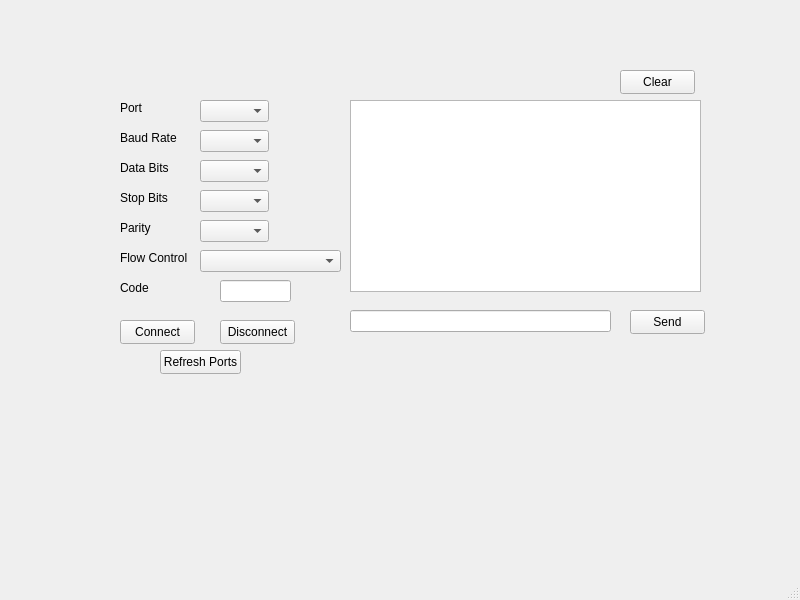
<?xml version="1.0" encoding="UTF-8"?>
<ui version="4.0">
 <class>Widget</class>
 <widget class="QMainWindow" name="Widget">
  <property name="geometry">
   <rect>
    <x>0</x>
    <y>0</y>
    <width>800</width>
    <height>600</height>
   </rect>
  </property>
  <property name="windowTitle">
   <string>Widget</string>
  </property>
  <widget class="QWidget" name="centralwidget">
   <widget class="QLabel" name="label">
    <property name="geometry">
     <rect>
      <x>120</x>
      <y>100</y>
      <width>49</width>
      <height>16</height>
     </rect>
    </property>
    <property name="text">
     <string>Port</string>
    </property>
   </widget>
   <widget class="QLabel" name="label_2">
    <property name="geometry">
     <rect>
      <x>120</x>
      <y>130</y>
      <width>61</width>
      <height>16</height>
     </rect>
    </property>
    <property name="text">
     <string>Baud Rate</string>
    </property>
   </widget>
   <widget class="QLabel" name="label_3">
    <property name="geometry">
     <rect>
      <x>120</x>
      <y>160</y>
      <width>61</width>
      <height>16</height>
     </rect>
    </property>
    <property name="text">
     <string>Data Bits</string>
    </property>
   </widget>
   <widget class="QLabel" name="label_4">
    <property name="geometry">
     <rect>
      <x>120</x>
      <y>190</y>
      <width>49</width>
      <height>16</height>
     </rect>
    </property>
    <property name="text">
     <string>Stop Bits</string>
    </property>
   </widget>
   <widget class="QLabel" name="label_5">
    <property name="geometry">
     <rect>
      <x>120</x>
      <y>220</y>
      <width>49</width>
      <height>16</height>
     </rect>
    </property>
    <property name="text">
     <string>Parity</string>
    </property>
   </widget>
   <widget class="QLabel" name="label_6">
    <property name="geometry">
     <rect>
      <x>120</x>
      <y>250</y>
      <width>81</width>
      <height>16</height>
     </rect>
    </property>
    <property name="text">
     <string>Flow Control</string>
    </property>
   </widget>
   <widget class="QComboBox" name="comboBox">
    <property name="geometry">
     <rect>
      <x>200</x>
      <y>100</y>
      <width>69</width>
      <height>22</height>
     </rect>
    </property>
   </widget>
   <widget class="QComboBox" name="comboBox_2">
    <property name="geometry">
     <rect>
      <x>200</x>
      <y>130</y>
      <width>69</width>
      <height>22</height>
     </rect>
    </property>
   </widget>
   <widget class="QComboBox" name="comboBox_3">
    <property name="geometry">
     <rect>
      <x>200</x>
      <y>160</y>
      <width>69</width>
      <height>22</height>
     </rect>
    </property>
   </widget>
   <widget class="QComboBox" name="comboBox_4">
    <property name="geometry">
     <rect>
      <x>200</x>
      <y>190</y>
      <width>69</width>
      <height>22</height>
     </rect>
    </property>
   </widget>
   <widget class="QComboBox" name="comboBox_5">
    <property name="geometry">
     <rect>
      <x>200</x>
      <y>220</y>
      <width>69</width>
      <height>22</height>
     </rect>
    </property>
   </widget>
   <widget class="QComboBox" name="comboBox_6">
    <property name="geometry">
     <rect>
      <x>200</x>
      <y>250</y>
      <width>141</width>
      <height>22</height>
     </rect>
    </property>
   </widget>
   <widget class="QTextBrowser" name="textBrowser">
    <property name="geometry">
     <rect>
      <x>350</x>
      <y>100</y>
      <width>351</width>
      <height>192</height>
     </rect>
    </property>
   </widget>
   <widget class="QLineEdit" name="lineEdit_2">
    <property name="geometry">
     <rect>
      <x>350</x>
      <y>310</y>
      <width>261</width>
      <height>22</height>
     </rect>
    </property>
   </widget>
   <widget class="QPushButton" name="pushButton">
    <property name="geometry">
     <rect>
      <x>630</x>
      <y>310</y>
      <width>75</width>
      <height>24</height>
     </rect>
    </property>
    <property name="text">
     <string>Send</string>
    </property>
   </widget>
   <widget class="QPushButton" name="pushButton_2">
    <property name="geometry">
     <rect>
      <x>120</x>
      <y>320</y>
      <width>75</width>
      <height>24</height>
     </rect>
    </property>
    <property name="text">
     <string>Connect</string>
    </property>
   </widget>
   <widget class="QPushButton" name="pushButton_3">
    <property name="geometry">
     <rect>
      <x>220</x>
      <y>320</y>
      <width>75</width>
      <height>24</height>
     </rect>
    </property>
    <property name="text">
     <string>Disconnect</string>
    </property>
   </widget>
   <widget class="QPushButton" name="pushButton_4">
    <property name="geometry">
     <rect>
      <x>160</x>
      <y>350</y>
      <width>81</width>
      <height>24</height>
     </rect>
    </property>
    <property name="text">
     <string>Refresh Ports</string>
    </property>
   </widget>
   <widget class="QLabel" name="label_7">
    <property name="geometry">
     <rect>
      <x>120</x>
      <y>280</y>
      <width>49</width>
      <height>16</height>
     </rect>
    </property>
    <property name="text">
     <string>Code</string>
    </property>
   </widget>
   <widget class="QLineEdit" name="lineEdit">
    <property name="geometry">
     <rect>
      <x>220</x>
      <y>280</y>
      <width>71</width>
      <height>22</height>
     </rect>
    </property>
   </widget>
   <widget class="QPushButton" name="pushButton_5">
    <property name="geometry">
     <rect>
      <x>620</x>
      <y>70</y>
      <width>75</width>
      <height>24</height>
     </rect>
    </property>
    <property name="text">
     <string>Clear</string>
    </property>
   </widget>
  </widget>
  <widget class="QMenuBar" name="menubar">
   <property name="geometry">
    <rect>
     <x>0</x>
     <y>0</y>
     <width>800</width>
     <height>22</height>
    </rect>
   </property>
  </widget>
  <widget class="QStatusBar" name="statusbar"/>
 </widget>
 <resources/>
 <connections/>
</ui>
